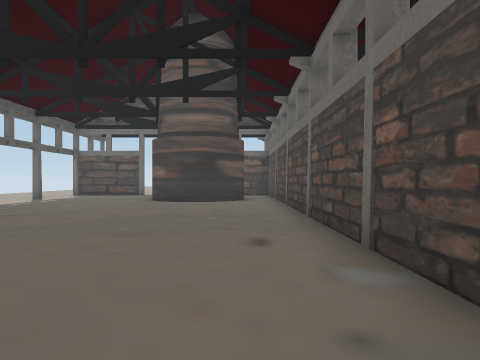
view 1 (above)

13 first-person views from a walk through a Unity game level. The camera is 1.4 m above the floor, looks level and sees 70° across. The floor is counted in squares, 2 m on a side. Each view is taken from the middle of a square. On the plan, view 1 faces up. The plan holds only what a view shows up to about 11 squares ahead; the rest is blank. The place goes on beyond the plan. The player is left out.

view 2
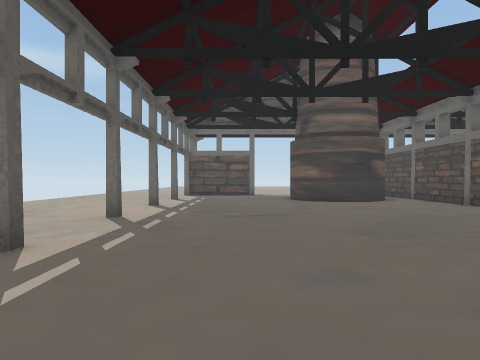

view 3
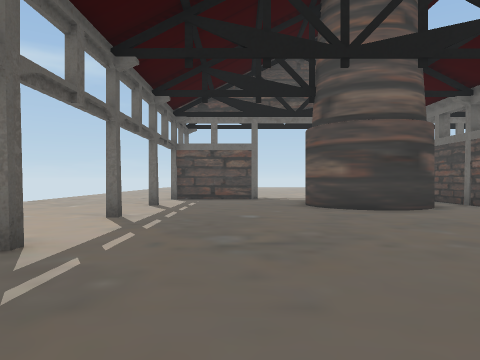

view 4
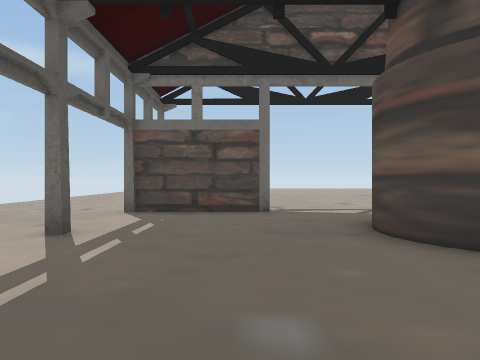

view 5
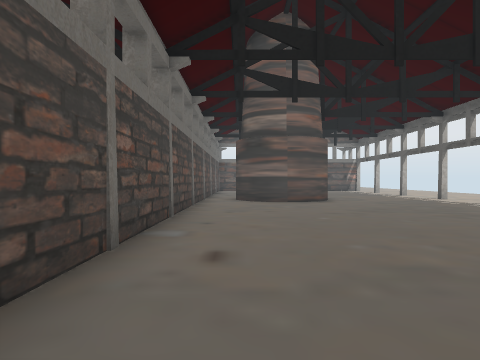

view 6
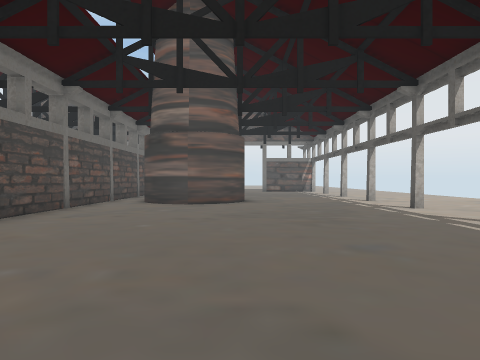

view 7
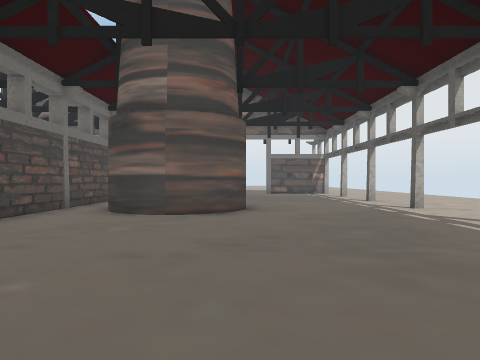

view 8
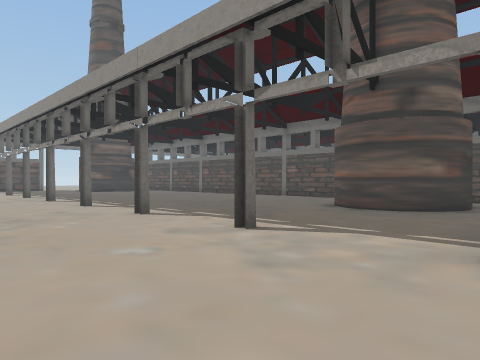

view 9
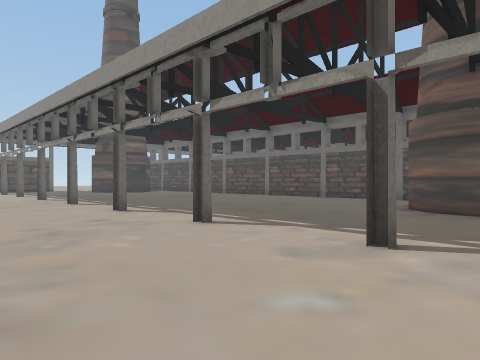

view 10
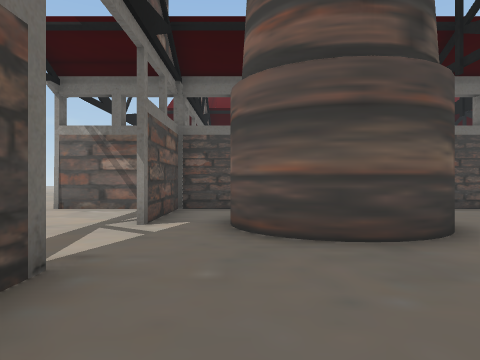

view 11
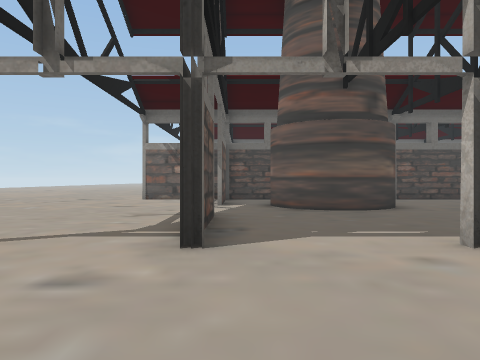

view 12
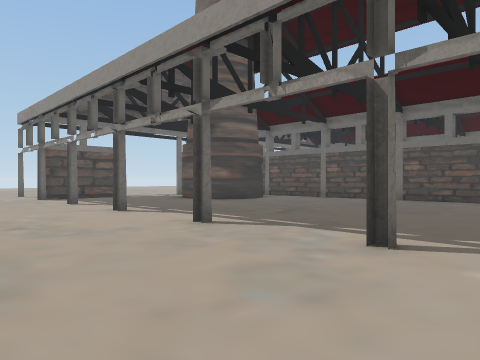

view 13
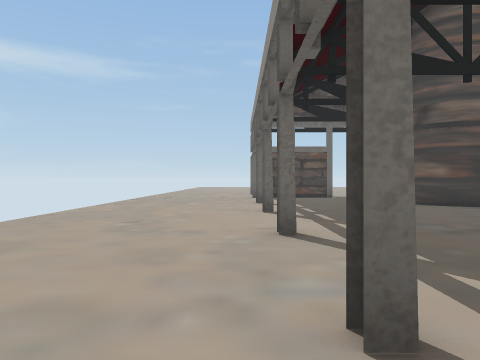

### Floor plan
Key: @ floor where view 1 was taken; # wall or solid block; . floor.
Columns run from 11 left of view 1 to 1 right of it. Each row starts with its distance up from view 1.
 18 ... ........#
 17 ............#
 16 ....###...###
 15 ............#
 14 .........##.#
 13 ....#...##  #
 12 ........#####
 11 .........##.#
 10 ....#.......#
  9 ............#
  8 ............#
  7 ....#.......#
  6 ............#
  5 ............#
  4 ....#.......#
  3 ............#
  2 ............#
  1  ...#.......#
  0  ..........@#
 -1  ...........#
 -2  ...#.......#
 -3  ...........#
 -4 .........##.#
 -5 ....#...#####
 -6 ........##  #
 -7 .........##.#
 -8 .... ....   #
 -9 ....

Positions as (right, up) in squares from view 1, and headings:
1: (0, 0), facing up
2: (-5, 0), facing up
3: (-5, 3), facing up
4: (-5, 8), facing up
5: (0, 7), facing down
6: (-3, 6), facing down
7: (-3, 3), facing down
8: (-11, -9), facing up-right
9: (-11, -7), facing up-right
10: (-7, 14), facing right
11: (-11, 15), facing right
12: (-11, 2), facing up-right
13: (-8, 2), facing up
